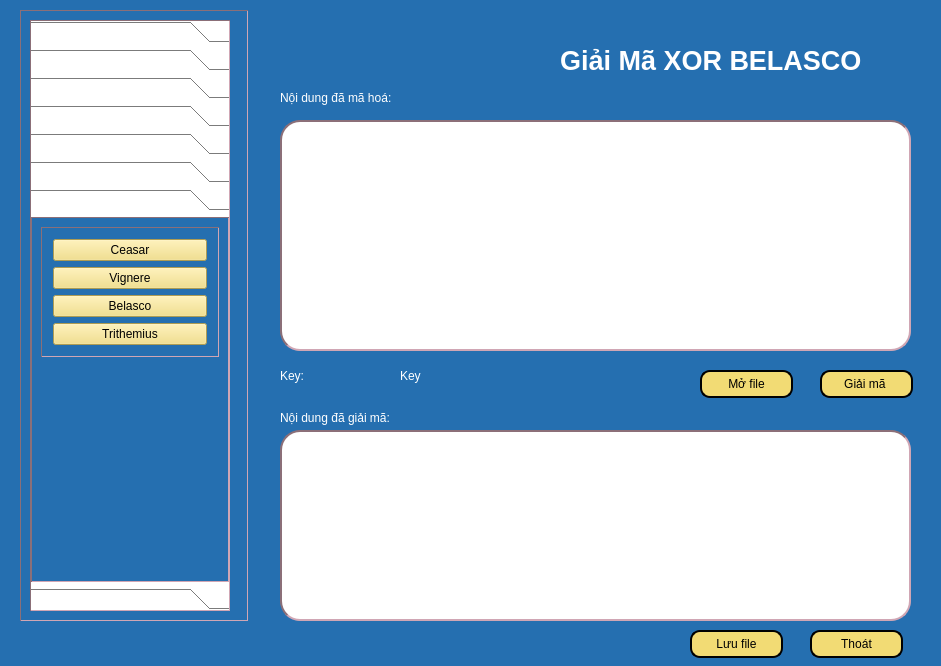
<?xml version="1.0" encoding="UTF-8"?>
<ui version="4.0">
 <class>Dialog</class>
 <widget class="QDialog" name="Dialog">
  <property name="geometry">
   <rect>
    <x>0</x>
    <y>0</y>
    <width>941</width>
    <height>666</height>
   </rect>
  </property>
  <property name="windowTitle">
   <string>Dialog</string>
  </property>
  <property name="styleSheet">
   <string notr="true">background-color:rgb(37, 111, 176);
color:white;</string>
  </property>
  <widget class="QPushButton" name="btnSaveFile">
   <property name="geometry">
    <rect>
     <x>690</x>
     <y>630</y>
     <width>93</width>
     <height>28</height>
    </rect>
   </property>
   <property name="styleSheet">
    <string notr="true">background-color: rgb(242, 219, 116);
border-radius: 10px;
border: 2px solid black;
color:black;</string>
   </property>
   <property name="text">
    <string>Lưu file</string>
   </property>
   <property name="icon">
    <iconset>
     <normaloff>../Icon/icons8-save-file-64.png</normaloff>../Icon/icons8-save-file-64.png</iconset>
   </property>
  </widget>
  <widget class="QLabel" name="label_4">
   <property name="geometry">
    <rect>
     <x>280</x>
     <y>410</y>
     <width>181</width>
     <height>16</height>
    </rect>
   </property>
   <property name="text">
    <string>Nội dung đã giải mã:</string>
   </property>
  </widget>
  <widget class="QPushButton" name="btnOpenFile">
   <property name="geometry">
    <rect>
     <x>700</x>
     <y>370</y>
     <width>93</width>
     <height>28</height>
    </rect>
   </property>
   <property name="styleSheet">
    <string notr="true">background-color: rgb(242, 219, 116);
border-radius: 10px;
border: 2px solid black;
color:black;</string>
   </property>
   <property name="text">
    <string>Mở file</string>
   </property>
   <property name="icon">
    <iconset>
     <normaloff>../Icon/icons8-open-file-40.png</normaloff>../Icon/icons8-open-file-40.png</iconset>
   </property>
  </widget>
  <widget class="QLabel" name="label_2">
   <property name="geometry">
    <rect>
     <x>280</x>
     <y>90</y>
     <width>181</width>
     <height>16</height>
    </rect>
   </property>
   <property name="text">
    <string>Nội dung đã mã hoá:</string>
   </property>
  </widget>
  <widget class="QLabel" name="label_3">
   <property name="geometry">
    <rect>
     <x>280</x>
     <y>360</y>
     <width>131</width>
     <height>31</height>
    </rect>
   </property>
   <property name="text">
    <string>Key:</string>
   </property>
  </widget>
  <widget class="QPushButton" name="btnGiaiMa">
   <property name="geometry">
    <rect>
     <x>820</x>
     <y>370</y>
     <width>93</width>
     <height>28</height>
    </rect>
   </property>
   <property name="styleSheet">
    <string notr="true">background-color: rgb(242, 219, 116);
border-radius: 10px;
border: 2px solid black;
color:black;</string>
   </property>
   <property name="text">
    <string>Giải mã </string>
   </property>
   <property name="icon">
    <iconset>
     <normaloff>../Icon/icons8-encode-32.png</normaloff>../Icon/icons8-encode-32.png</iconset>
   </property>
  </widget>
  <widget class="QLabel" name="label">
   <property name="geometry">
    <rect>
     <x>560</x>
     <y>20</y>
     <width>321</width>
     <height>81</height>
    </rect>
   </property>
   <property name="font">
    <font>
     <pointsize>20</pointsize>
     <weight>75</weight>
     <bold>true</bold>
    </font>
   </property>
   <property name="text">
    <string>Giải Mã XOR BELASCO</string>
   </property>
  </widget>
  <widget class="QTextEdit" name="txtVanBanGoc">
   <property name="geometry">
    <rect>
     <x>280</x>
     <y>430</y>
     <width>631</width>
     <height>191</height>
    </rect>
   </property>
   <property name="styleSheet">
    <string notr="true">background-color: white;
border: 2px inset #8b6f78;
border-radius:20px;
color:black;</string>
   </property>
  </widget>
  <widget class="QTextEdit" name="txtCiphertext">
   <property name="geometry">
    <rect>
     <x>280</x>
     <y>120</y>
     <width>631</width>
     <height>231</height>
    </rect>
   </property>
   <property name="styleSheet">
    <string notr="true">background-color: white;
border: 2px inset #8b6f78;
border-radius:20px;
color:black;</string>
   </property>
  </widget>
  <widget class="QLabel" name="txtKey">
   <property name="geometry">
    <rect>
     <x>400</x>
     <y>360</y>
     <width>131</width>
     <height>31</height>
    </rect>
   </property>
   <property name="text">
    <string>Key</string>
   </property>
  </widget>
  <widget class="QPushButton" name="btnClose">
   <property name="geometry">
    <rect>
     <x>810</x>
     <y>630</y>
     <width>93</width>
     <height>28</height>
    </rect>
   </property>
   <property name="styleSheet">
    <string notr="true">background-color: rgb(242, 219, 116);
border-radius: 10px;
border: 2px solid black;
color:black;</string>
   </property>
   <property name="text">
    <string>Thoát</string>
   </property>
   <property name="icon">
    <iconset>
     <normaloff>../Icon/icons8-exit-50.png</normaloff>../Icon/icons8-exit-50.png</iconset>
   </property>
  </widget>
  <widget class="QFrame" name="frame">
   <property name="geometry">
    <rect>
     <x>20</x>
     <y>10</y>
     <width>228</width>
     <height>611</height>
    </rect>
   </property>
   <property name="styleSheet">
    <string notr="true">QFrame {
  border-width: 1px;
  border: 1px inset #8b6f78;
}</string>
   </property>
   <property name="frameShape">
    <enum>QFrame::StyledPanel</enum>
   </property>
   <property name="frameShadow">
    <enum>QFrame::Raised</enum>
   </property>
   <layout class="QVBoxLayout" name="verticalLayout_8">
    <item>
     <widget class="QToolBox" name="toolBox">
      <property name="enabled">
       <bool>true</bool>
      </property>
      <property name="sizePolicy">
       <sizepolicy hsizetype="Preferred" vsizetype="Preferred">
        <horstretch>0</horstretch>
        <verstretch>0</verstretch>
       </sizepolicy>
      </property>
      <property name="maximumSize">
       <size>
        <width>200</width>
        <height>16777215</height>
       </size>
      </property>
      <property name="layoutDirection">
       <enum>Qt::LeftToRight</enum>
      </property>
      <property name="styleSheet">
       <string notr="true">QPushButton {
  background-color: #FFC4D0;
}
QToolBox {
 background-color: #FFFFFF;;
  color: #EEEEEE;
}</string>
      </property>
      <property name="currentIndex">
       <number>6</number>
      </property>
      <widget class="QWidget" name="page">
       <property name="geometry">
        <rect>
         <x>0</x>
         <y>0</y>
         <width>119</width>
         <height>74</height>
        </rect>
       </property>
       <attribute name="label">
        <string>Mã hóa chuyển vị</string>
       </attribute>
       <layout class="QVBoxLayout" name="verticalLayout_3">
        <item alignment="Qt::AlignTop">
         <widget class="QFrame" name="frame_6">
          <property name="frameShape">
           <enum>QFrame::StyledPanel</enum>
          </property>
          <property name="frameShadow">
           <enum>QFrame::Raised</enum>
          </property>
          <layout class="QVBoxLayout" name="verticalLayout_5">
           <property name="leftMargin">
            <number>11</number>
           </property>
           <property name="topMargin">
            <number>11</number>
           </property>
           <property name="rightMargin">
            <number>11</number>
           </property>
           <property name="bottomMargin">
            <number>11</number>
           </property>
           <item>
            <widget class="QPushButton" name="actionHai_dong_MaHoa">
             <property name="styleSheet">
              <string notr="true">background-color: rgb(242, 219, 116);
color:black;</string>
             </property>
             <property name="text">
              <string>Chuyển vị hai dòng</string>
             </property>
            </widget>
           </item>
           <item>
            <widget class="QPushButton" name="actionNhieu_dong_MaHoa">
             <property name="styleSheet">
              <string notr="true">background-color: rgb(242, 219, 116);
color:black;</string>
             </property>
             <property name="text">
              <string>Chuyển vị nhiều dòng</string>
             </property>
            </widget>
           </item>
          </layout>
         </widget>
        </item>
       </layout>
      </widget>
      <widget class="QWidget" name="page_2">
       <property name="geometry">
        <rect>
         <x>0</x>
         <y>0</y>
         <width>98</width>
         <height>106</height>
        </rect>
       </property>
       <attribute name="label">
        <string>Mã hóa thay thế</string>
       </attribute>
       <layout class="QVBoxLayout" name="verticalLayout_4">
        <item alignment="Qt::AlignTop">
         <widget class="QFrame" name="frame_10">
          <property name="frameShape">
           <enum>QFrame::StyledPanel</enum>
          </property>
          <property name="frameShadow">
           <enum>QFrame::Raised</enum>
          </property>
          <layout class="QVBoxLayout" name="verticalLayout_6">
           <item>
            <widget class="QPushButton" name="actionCeasar_MaHoa">
             <property name="styleSheet">
              <string notr="true">background-color: rgb(242, 219, 116);
color:black;</string>
             </property>
             <property name="text">
              <string>Ceasar</string>
             </property>
            </widget>
           </item>
           <item>
            <widget class="QPushButton" name="actionVignere_MaHoa">
             <property name="styleSheet">
              <string notr="true">background-color: rgb(242, 219, 116);
color:black;</string>
             </property>
             <property name="text">
              <string>Vignere</string>
             </property>
            </widget>
           </item>
           <item>
            <widget class="QPushButton" name="actionBelasco_MaHoa">
             <property name="styleSheet">
              <string notr="true">background-color: rgb(242, 219, 116);
color:black;</string>
             </property>
             <property name="text">
              <string>Belasco</string>
             </property>
            </widget>
           </item>
           <item>
            <widget class="QPushButton" name="actionTrithemius_MaHoa">
             <property name="styleSheet">
              <string notr="true">background-color: rgb(242, 219, 116);
color:black;</string>
             </property>
             <property name="text">
              <string>Trithemius</string>
             </property>
            </widget>
           </item>
          </layout>
         </widget>
        </item>
       </layout>
      </widget>
      <widget class="QWidget" name="page_3">
       <property name="geometry">
        <rect>
         <x>0</x>
         <y>0</y>
         <width>98</width>
         <height>106</height>
        </rect>
       </property>
       <attribute name="label">
        <string>Mã hóa XOR</string>
       </attribute>
       <layout class="QVBoxLayout" name="verticalLayout_7">
        <item alignment="Qt::AlignTop">
         <widget class="QFrame" name="frame_11">
          <property name="frameShape">
           <enum>QFrame::StyledPanel</enum>
          </property>
          <property name="frameShadow">
           <enum>QFrame::Raised</enum>
          </property>
          <layout class="QVBoxLayout" name="verticalLayout_9">
           <item>
            <widget class="QPushButton" name="actionXORCeasar_MaHoa">
             <property name="styleSheet">
              <string notr="true">background-color: rgb(242, 219, 116);
color:black;</string>
             </property>
             <property name="text">
              <string>Ceasar</string>
             </property>
            </widget>
           </item>
           <item>
            <widget class="QPushButton" name="actionXORVignere_MaHoa">
             <property name="styleSheet">
              <string notr="true">background-color: rgb(242, 219, 116);
color:black;</string>
             </property>
             <property name="text">
              <string>Vignere</string>
             </property>
            </widget>
           </item>
           <item>
            <widget class="QPushButton" name="actionXORBelasco_MaHoa">
             <property name="styleSheet">
              <string notr="true">background-color: rgb(242, 219, 116);
color:black;</string>
             </property>
             <property name="text">
              <string>Belasco</string>
             </property>
            </widget>
           </item>
           <item>
            <widget class="QPushButton" name="actionXORTrithemius_MaHoa">
             <property name="styleSheet">
              <string notr="true">background-color: rgb(242, 219, 116);
color:black;</string>
             </property>
             <property name="text">
              <string>Trithemius</string>
             </property>
            </widget>
           </item>
          </layout>
         </widget>
        </item>
       </layout>
      </widget>
      <widget class="QWidget" name="page_4">
       <property name="geometry">
        <rect>
         <x>0</x>
         <y>0</y>
         <width>98</width>
         <height>85</height>
        </rect>
       </property>
       <attribute name="label">
        <string>Mã hóa hiện đại</string>
       </attribute>
       <layout class="QVBoxLayout" name="verticalLayout_11">
        <item alignment="Qt::AlignTop">
         <widget class="QFrame" name="frame_12">
          <property name="frameShape">
           <enum>QFrame::StyledPanel</enum>
          </property>
          <property name="frameShadow">
           <enum>QFrame::Raised</enum>
          </property>
          <layout class="QVBoxLayout" name="verticalLayout_10">
           <item>
            <widget class="QPushButton" name="actionDES_MaHoa">
             <property name="styleSheet">
              <string notr="true">background-color: rgb(242, 219, 116);
color:black;</string>
             </property>
             <property name="text">
              <string>SDES</string>
             </property>
            </widget>
           </item>
           <item>
            <widget class="QPushButton" name="actionAES_MaHoa">
             <property name="styleSheet">
              <string notr="true">background-color: rgb(242, 219, 116);
color:black;</string>
             </property>
             <property name="text">
              <string>AES</string>
             </property>
            </widget>
           </item>
           <item>
            <widget class="QPushButton" name="actionRSA_MaHoa">
             <property name="styleSheet">
              <string notr="true">background-color: rgb(242, 219, 116);
color:black;</string>
             </property>
             <property name="text">
              <string>RSA</string>
             </property>
            </widget>
           </item>
          </layout>
         </widget>
        </item>
       </layout>
      </widget>
      <widget class="QWidget" name="page_5">
       <property name="geometry">
        <rect>
         <x>0</x>
         <y>0</y>
         <width>119</width>
         <height>74</height>
        </rect>
       </property>
       <attribute name="label">
        <string>Giải mã chuyển vị</string>
       </attribute>
       <layout class="QVBoxLayout" name="verticalLayout_18">
        <item alignment="Qt::AlignTop">
         <widget class="QFrame" name="frame_13">
          <property name="frameShape">
           <enum>QFrame::StyledPanel</enum>
          </property>
          <property name="frameShadow">
           <enum>QFrame::Raised</enum>
          </property>
          <layout class="QVBoxLayout" name="verticalLayout_19">
           <property name="leftMargin">
            <number>11</number>
           </property>
           <property name="topMargin">
            <number>11</number>
           </property>
           <property name="rightMargin">
            <number>11</number>
           </property>
           <property name="bottomMargin">
            <number>11</number>
           </property>
           <item>
            <widget class="QPushButton" name="actionHai_dong_GiaiMa">
             <property name="styleSheet">
              <string notr="true">background-color: rgb(242, 219, 116);
color:black;</string>
             </property>
             <property name="text">
              <string>Chuyển vị 2 dòng</string>
             </property>
            </widget>
           </item>
           <item>
            <widget class="QPushButton" name="actionNhieu_dong_GiaiMa">
             <property name="styleSheet">
              <string notr="true">background-color: rgb(242, 219, 116);
color:black;</string>
             </property>
             <property name="text">
              <string>Chuyển vị nhiều dòng</string>
             </property>
            </widget>
           </item>
          </layout>
         </widget>
        </item>
       </layout>
      </widget>
      <widget class="QWidget" name="page_6">
       <property name="geometry">
        <rect>
         <x>0</x>
         <y>0</y>
         <width>98</width>
         <height>116</height>
        </rect>
       </property>
       <attribute name="label">
        <string>Giải mã thay thế</string>
       </attribute>
       <layout class="QVBoxLayout" name="verticalLayout_20">
        <item alignment="Qt::AlignTop">
         <widget class="QFrame" name="frame_18">
          <property name="frameShape">
           <enum>QFrame::StyledPanel</enum>
          </property>
          <property name="frameShadow">
           <enum>QFrame::Raised</enum>
          </property>
          <layout class="QVBoxLayout" name="verticalLayout_21">
           <property name="leftMargin">
            <number>11</number>
           </property>
           <property name="topMargin">
            <number>11</number>
           </property>
           <property name="rightMargin">
            <number>11</number>
           </property>
           <property name="bottomMargin">
            <number>11</number>
           </property>
           <item>
            <widget class="QPushButton" name="actionCeasar_GiaiMa">
             <property name="styleSheet">
              <string notr="true">background-color: rgb(242, 219, 116);
color:black;</string>
             </property>
             <property name="text">
              <string>Ceasar</string>
             </property>
            </widget>
           </item>
           <item>
            <widget class="QPushButton" name="actionVignere_GiaiMa">
             <property name="styleSheet">
              <string notr="true">background-color: rgb(242, 219, 116);
color:black;</string>
             </property>
             <property name="text">
              <string>Vignere</string>
             </property>
            </widget>
           </item>
           <item>
            <widget class="QPushButton" name="actionBelasco_GiaiMa">
             <property name="styleSheet">
              <string notr="true">background-color: rgb(242, 219, 116);
color:black;</string>
             </property>
             <property name="text">
              <string>Belasco</string>
             </property>
            </widget>
           </item>
           <item>
            <widget class="QPushButton" name="actionTrithemius_GiaiMa">
             <property name="styleSheet">
              <string notr="true">background-color: rgb(242, 219, 116);
color:black;</string>
             </property>
             <property name="text">
              <string>Trithemius</string>
             </property>
            </widget>
           </item>
          </layout>
         </widget>
        </item>
       </layout>
      </widget>
      <widget class="QWidget" name="page_7">
       <property name="geometry">
        <rect>
         <x>0</x>
         <y>0</y>
         <width>196</width>
         <height>417</height>
        </rect>
       </property>
       <attribute name="label">
        <string>Giải mã XOR</string>
       </attribute>
       <layout class="QVBoxLayout" name="verticalLayout_22">
        <item alignment="Qt::AlignTop">
         <widget class="QFrame" name="frame_19">
          <property name="frameShape">
           <enum>QFrame::StyledPanel</enum>
          </property>
          <property name="frameShadow">
           <enum>QFrame::Raised</enum>
          </property>
          <layout class="QVBoxLayout" name="verticalLayout_23">
           <property name="leftMargin">
            <number>11</number>
           </property>
           <property name="topMargin">
            <number>11</number>
           </property>
           <property name="rightMargin">
            <number>11</number>
           </property>
           <property name="bottomMargin">
            <number>11</number>
           </property>
           <item>
            <widget class="QPushButton" name="actionXORCeasar_GiaiMa">
             <property name="styleSheet">
              <string notr="true">background-color: rgb(242, 219, 116);
color:black;</string>
             </property>
             <property name="text">
              <string>Ceasar</string>
             </property>
            </widget>
           </item>
           <item>
            <widget class="QPushButton" name="actionXORVignere_GiaiMa">
             <property name="styleSheet">
              <string notr="true">background-color: rgb(242, 219, 116);
color:black;</string>
             </property>
             <property name="text">
              <string>Vignere</string>
             </property>
            </widget>
           </item>
           <item>
            <widget class="QPushButton" name="actionXORBelasco_GiaiMa">
             <property name="styleSheet">
              <string notr="true">background-color: rgb(242, 219, 116);
color:black;</string>
             </property>
             <property name="text">
              <string>Belasco</string>
             </property>
            </widget>
           </item>
           <item>
            <widget class="QPushButton" name="actionXORTrithemius_GiaiMa">
             <property name="styleSheet">
              <string notr="true">background-color: rgb(242, 219, 116);
color:black;</string>
             </property>
             <property name="text">
              <string>Trithemius</string>
             </property>
            </widget>
           </item>
          </layout>
         </widget>
        </item>
       </layout>
      </widget>
      <widget class="QWidget" name="page_8">
       <property name="geometry">
        <rect>
         <x>0</x>
         <y>0</y>
         <width>98</width>
         <height>85</height>
        </rect>
       </property>
       <attribute name="label">
        <string>Giải mã hiện đại</string>
       </attribute>
       <layout class="QVBoxLayout" name="verticalLayout_24">
        <item alignment="Qt::AlignTop">
         <widget class="QFrame" name="frame_20">
          <property name="frameShape">
           <enum>QFrame::StyledPanel</enum>
          </property>
          <property name="frameShadow">
           <enum>QFrame::Raised</enum>
          </property>
          <layout class="QVBoxLayout" name="verticalLayout_25">
           <item>
            <widget class="QPushButton" name="actionDES_GiaiMa">
             <property name="styleSheet">
              <string notr="true">background-color: rgb(242, 219, 116);
color:black;</string>
             </property>
             <property name="text">
              <string>SDES</string>
             </property>
            </widget>
           </item>
           <item>
            <widget class="QPushButton" name="actionAES_GiaiMa">
             <property name="styleSheet">
              <string notr="true">background-color: rgb(242, 219, 116);
color:black;</string>
             </property>
             <property name="text">
              <string>AES</string>
             </property>
            </widget>
           </item>
           <item>
            <widget class="QPushButton" name="actionRSA_GiaiMa">
             <property name="styleSheet">
              <string notr="true">background-color: rgb(242, 219, 116);
color:black;</string>
             </property>
             <property name="text">
              <string>RSA</string>
             </property>
            </widget>
           </item>
          </layout>
         </widget>
        </item>
       </layout>
      </widget>
     </widget>
    </item>
   </layout>
  </widget>
 </widget>
 <resources/>
 <connections/>
</ui>
